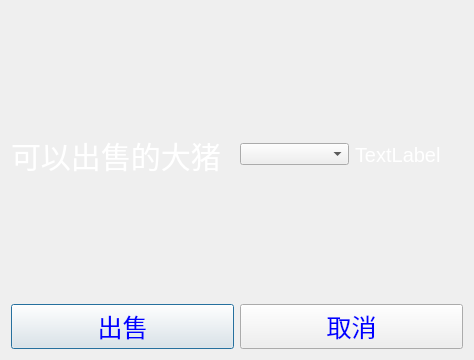
<?xml version="1.0" encoding="UTF-8"?>
<ui version="4.0">
 <class>sell</class>
 <widget class="QDialog" name="sell">
  <property name="geometry">
   <rect>
    <x>0</x>
    <y>0</y>
    <width>474</width>
    <height>360</height>
   </rect>
  </property>
  <property name="windowTitle">
   <string>Dialog</string>
  </property>
  <property name="styleSheet">
   <string notr="true">#sell{border-image: url(:/pig/pigPos.jpg);}
</string>
  </property>
  <layout class="QGridLayout" name="gridLayout">
   <item row="0" column="0">
    <widget class="QLabel" name="label">
     <property name="styleSheet">
      <string notr="true">QLabel
{
color:white;
font: 11pt &quot;方正舒体&quot;;
font-size:30px
}</string>
     </property>
     <property name="text">
      <string>可以出售的大猪</string>
     </property>
    </widget>
   </item>
   <item row="0" column="1">
    <layout class="QVBoxLayout" name="verticalLayout">
     <item>
      <layout class="QHBoxLayout" name="horizontalLayout">
       <item>
        <widget class="QComboBox" name="comboBox">
         <property name="styleSheet">
          <string notr="true">font: 11pt &quot;站酷小薇LOGO体&quot;;</string>
         </property>
        </widget>
       </item>
       <item>
        <widget class="QLabel" name="lblPrice">
         <property name="styleSheet">
          <string notr="true">QLabel
{
color:white;
font: 11pt &quot;方正舒体&quot;;
font-size:20px
}</string>
         </property>
         <property name="text">
          <string>TextLabel</string>
         </property>
        </widget>
       </item>
      </layout>
     </item>
    </layout>
   </item>
   <item row="1" column="0">
    <widget class="QPushButton" name="btnSell">
     <property name="styleSheet">
      <string notr="true">QPushButton
{
color:blue;
font: 11pt &quot;方正舒体&quot;;
font-size:25px
}
QPushButton:hover {
    background-color: #008cba;
    color: white;
}</string>
     </property>
     <property name="text">
      <string>出售</string>
     </property>
    </widget>
   </item>
   <item row="1" column="1">
    <widget class="QPushButton" name="btnCancel">
     <property name="styleSheet">
      <string notr="true">QPushButton
{
color:blue;
font: 11pt &quot;方正舒体&quot;;
font-size:25px
}
QPushButton:hover {
    background-color: #008cba;
    color: white;
}</string>
     </property>
     <property name="text">
      <string>取消</string>
     </property>
    </widget>
   </item>
  </layout>
 </widget>
 <resources/>
 <connections/>
</ui>
